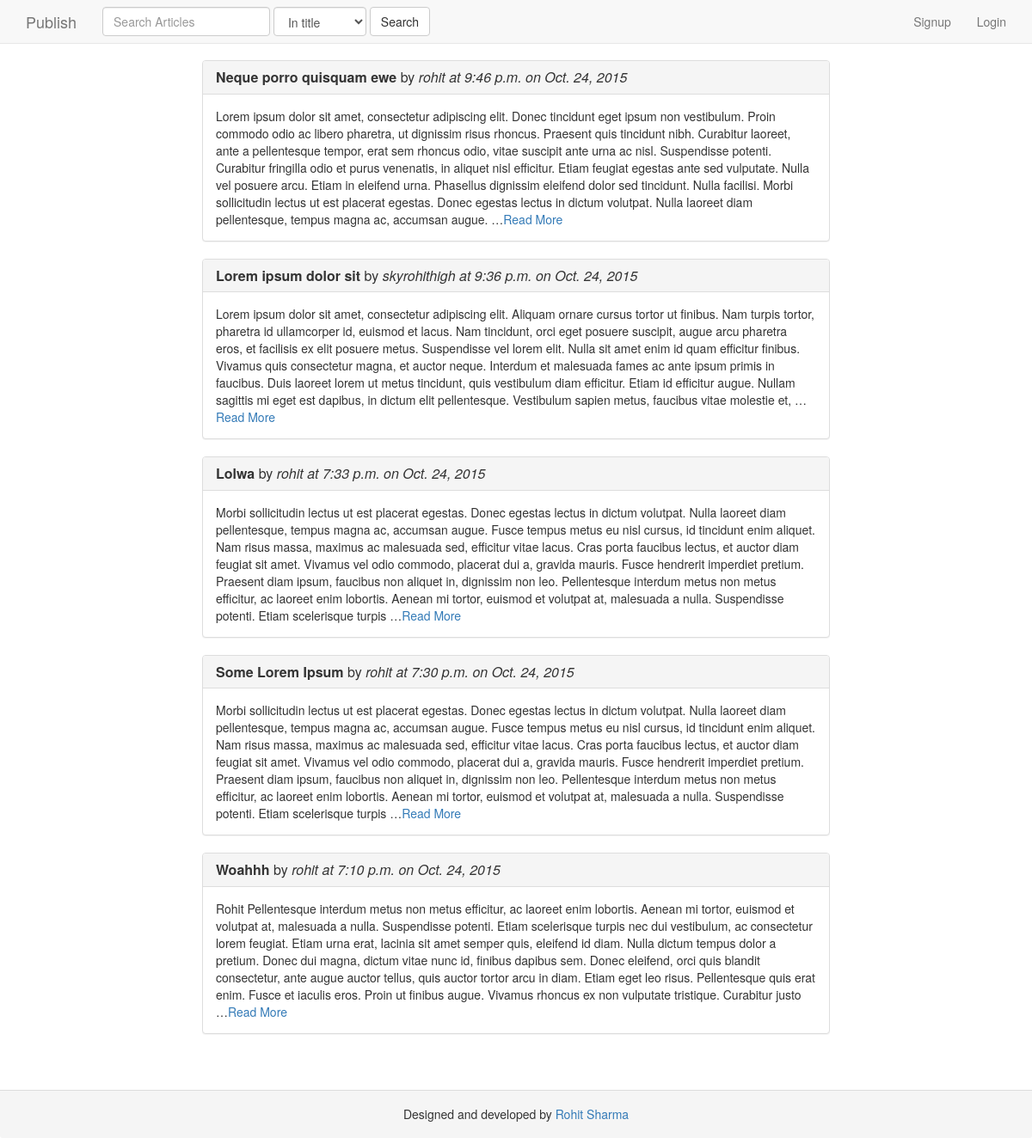
The page / on the database its author committed.
### articles/models.py (models this page shows, shortened)
class Article(models.Model):
	user = models.ForeignKey(User)
	title = models.CharField(max_length=120)
	content = models.TextField(null=True,blank=True)
	slug = models.SlugField(unique=True)
	timestamp = models.DateTimeField(auto_now_add=True,auto_now = False)
	updated = models.DateTimeField(auto_now_add=False,auto_now = True)
	active = models.BooleanField(default=True)
	class Meta:
		unique_together = ('title', 'slug')
	def get_absolute_url(self):
		return reverse("single_article",kwargs={"slug":self.slug})

### articles/views.py (the view)
# urls.py: 2. Add a URL to urlpatterns:  url(r'^$', views.home, name='home')
def home(request):
	articles = Article.objects.order_by('-updated').all()
	context = {'articles':articles}
	template = "home.html"
	return render(request,template,context)

### templates/home.html (shortened to what this page needs)
{% extends "base.html" %}
{% block container %}
<div class="col-md-2">
</div>
<div class="container">
	<div class="col-md-8">
		<div class="row">
			<div class="col-md-12">
				{% for article in articles %}
					<div class="panel panel-default">
					  <div class="panel-heading">
					    <h3 class="panel-title">
					    	<a href="{{ article.get_absolute_url }}"><strong>{{article.title}}</strong> by <i>{{article.user.username}} at {{article.updated|time}} on {{article.updated|date}}</i></small></a>
					    </h3>
					  </div>
					  <div class="panel-body">
					    {{article.content|truncatewords:100}}<a href="{{ article.get_absolute_url }}">Read More</a>
					  </div>
					</div>
				{% endfor %}
			</div>
		</div>
	</div>
</div>
<div class="col-md-2">
</div>
{% endblock %}

### static/static_files/css/navbar-fixed-top.css (style rules this page uses)
body { padding-top: 70px; }

### rows shown on the page
Article: title "Neque porro quisquam ewe", user.username "rohit", updated "9:46 p.m.", updated "Oct. 24, 2015", content "Lorem ipsum dolor sit amet, consectetur adipiscing elit. Donec tincidunt eget ipsum non vestibulum. Proin commodo odio ac libero pharetra, ut dignissim risus rhoncus. Praesent quis tincidunt nibh. Curabitur laoreet, ante a pellentesque tempor, erat sem rhoncus odio, vitae suscipit ante urna ac nisl. Suspendisse potenti. Curabitur fringilla odio et purus venenatis, in aliquet nisl efficitur. Etiam feugiat egestas ante sed vulputate. Nulla vel posuere arcu. Etiam in eleifend urna. Phasellus dignissim eleifend dolor sed tincidunt. Nulla facilisi. Morbi sollicitudin lectus ut est placerat egestas. Donec egestas lectus in dictum volutpat. Nulla laoreet diam pellentesque, tempus magna ac,…"
Article: title "Lorem ipsum dolor sit", user.username "skyrohithigh", updated "9:36 p.m.", updated "Oct. 24, 2015", content "Lorem ipsum dolor sit amet, consectetur adipiscing elit. Aliquam ornare cursus tortor ut finibus. Nam turpis tortor, pharetra id ullamcorper id, euismod et lacus. Nam tincidunt, orci eget posuere suscipit, augue arcu pharetra eros, et facilisis ex elit posuere metus. Suspendisse vel lorem elit. Nulla sit amet enim id quam efficitur finibus. Vivamus quis consectetur magna, et auctor neque. Interdum et malesuada fames ac ante ipsum primis in faucibus. Duis laoreet lorem ut metus tincidunt, quis vestibulum diam efficitur. Etiam id efficitur augue. Nullam sagittis mi eget est dapibus, in dictum elit pellentesque. Vestibulum sapien metus, faucibus vitae molestie et, …"
Article: title "Lolwa", user.username "rohit", updated "7:33 p.m.", updated "Oct. 24, 2015", content "Morbi sollicitudin lectus ut est placerat egestas. Donec egestas lectus in dictum volutpat. Nulla laoreet diam pellentesque, tempus magna ac, accumsan augue. Fusce tempus metus eu nisl cursus, id tincidunt enim aliquet. Nam risus massa, maximus ac malesuada sed, efficitur vitae lacus. Cras porta faucibus lectus, et auctor diam feugiat sit amet. Vivamus vel odio commodo, placerat dui a, gravida mauris. Fusce hendrerit imperdiet pretium. Praesent diam ipsum, faucibus non aliquet in, dignissim non leo. Pellentesque interdum metus non metus efficitur, ac laoreet enim lobortis. Aenean mi tortor, euismod et volutpat at, malesuada a nulla. Suspendisse potenti. Etiam scelerisque turpis …"
Article: title "Some Lorem Ipsum", user.username "rohit", updated "7:30 p.m.", updated "Oct. 24, 2015", content "Morbi sollicitudin lectus ut est placerat egestas. Donec egestas lectus in dictum volutpat. Nulla laoreet diam pellentesque, tempus magna ac, accumsan augue. Fusce tempus metus eu nisl cursus, id tincidunt enim aliquet. Nam risus massa, maximus ac malesuada sed, efficitur vitae lacus. Cras porta faucibus lectus, et auctor diam feugiat sit amet. Vivamus vel odio commodo, placerat dui a, gravida mauris. Fusce hendrerit imperdiet pretium. Praesent diam ipsum, faucibus non aliquet in, dignissim non leo. Pellentesque interdum metus non metus efficitur, ac laoreet enim lobortis. Aenean mi tortor, euismod et volutpat at, malesuada a nulla. Suspendisse potenti. Etiam scelerisque turpis …"
Article: title "Woahhh", user.username "rohit", updated "7:10 p.m.", updated "Oct. 24, 2015", content "Rohit Pellentesque interdum metus non metus efficitur, ac laoreet enim lobortis. Aenean mi tortor, euismod et volutpat at, malesuada a nulla. Suspendisse potenti. Etiam scelerisque turpis nec dui vestibulum, ac consectetur lorem feugiat. Etiam urna erat, lacinia sit amet semper quis, eleifend id diam. Nulla dictum tempus dolor a pretium. Donec dui magna, dictum vitae nunc id, finibus dapibus sem. Donec eleifend, orci quis blandit consectetur, ante augue auctor tellus, quis auctor tortor arcu in diam. Etiam eget leo risus. Pellentesque quis erat enim. Fusce et iaculis eros. Proin ut finibus augue. Vivamus rhoncus ex non vulputate tristique. Curabitur justo …"
